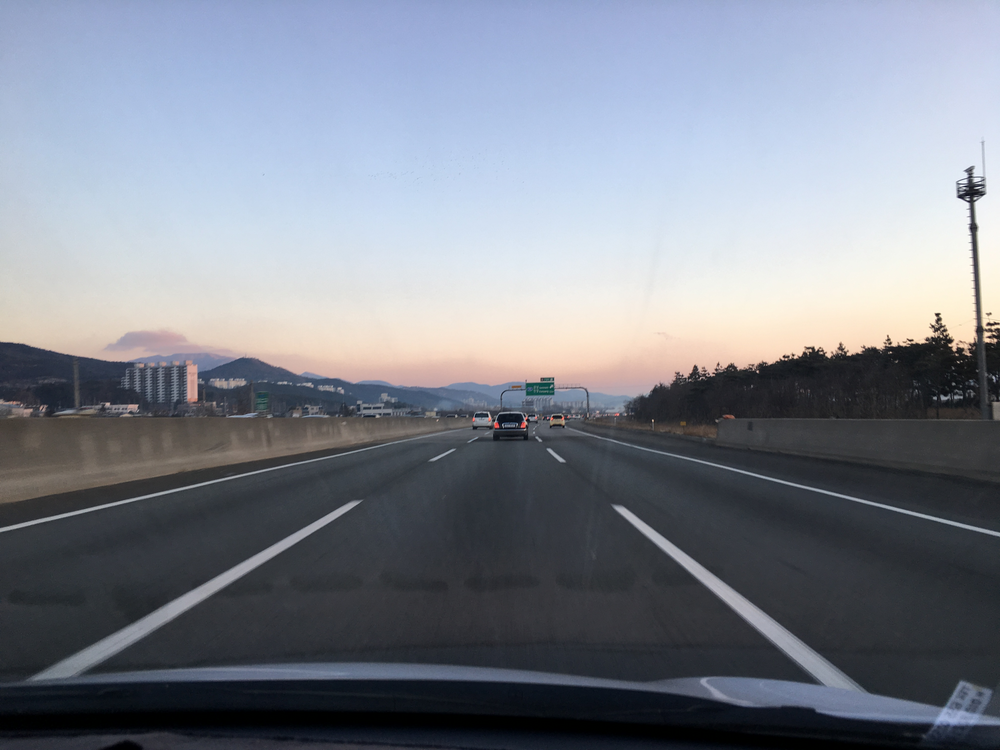
#> input picture code/IMAGE/expressway.jpg, 1000 x 750 px, given in place of the camera
$ python webcam.py
#> lines starting #> are read from the running program, lines starting #| are printed output that depends on the picture; after the words box and inside, x2 and y2 are one past the last pixel; in counts of white or black regions, pixels touching at a corner belong together
import cv2 as cv
import numpy as np
import matplotlib.pyplot as plt

#영상이나 웹캡을 캡쳐하기 위한 VideoCapture
web = cv.VideoCapture(1) #인자는 포트번호
status, frame = web.read()# 웹캠이나 영상일 경우 frame을 추출해서 사용
#> frame is the input picture: shape (750, 1000, 3); mean B, G, R 141.6, 130.9, 125.8

if not web.isOpened():#캠 연결상태 확인
    print("Not link cam")
    exit()

# [18 lines of commented-out code are left out]

while web.isOpened():
    status, frame = web.read() #연결상태 T/F, 캡쳐 이미지

    if status:
        target_img = frame.copy()
        img1_gray = cv.cvtColor(frame, cv.COLOR_RGB2GRAY)
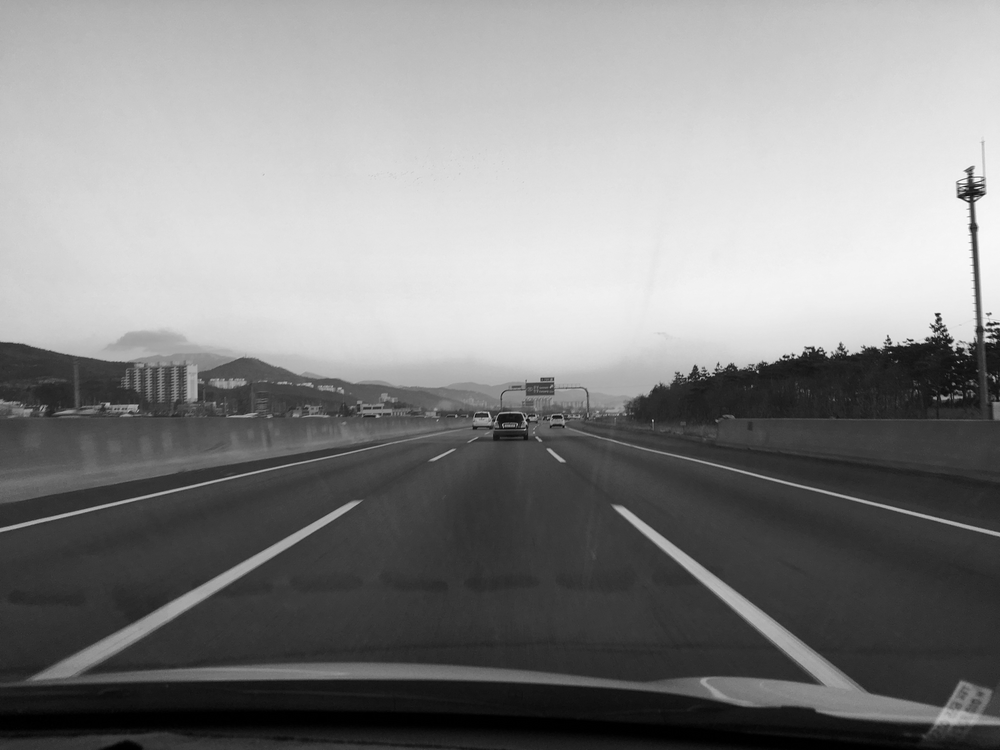
#> img1_gray: shape (750, 1000); min 0, max 255, mean 133.5
        rtn, img1_thr = cv.threshold(img1_gray, 127, 255, cv.THRESH_BINARY)
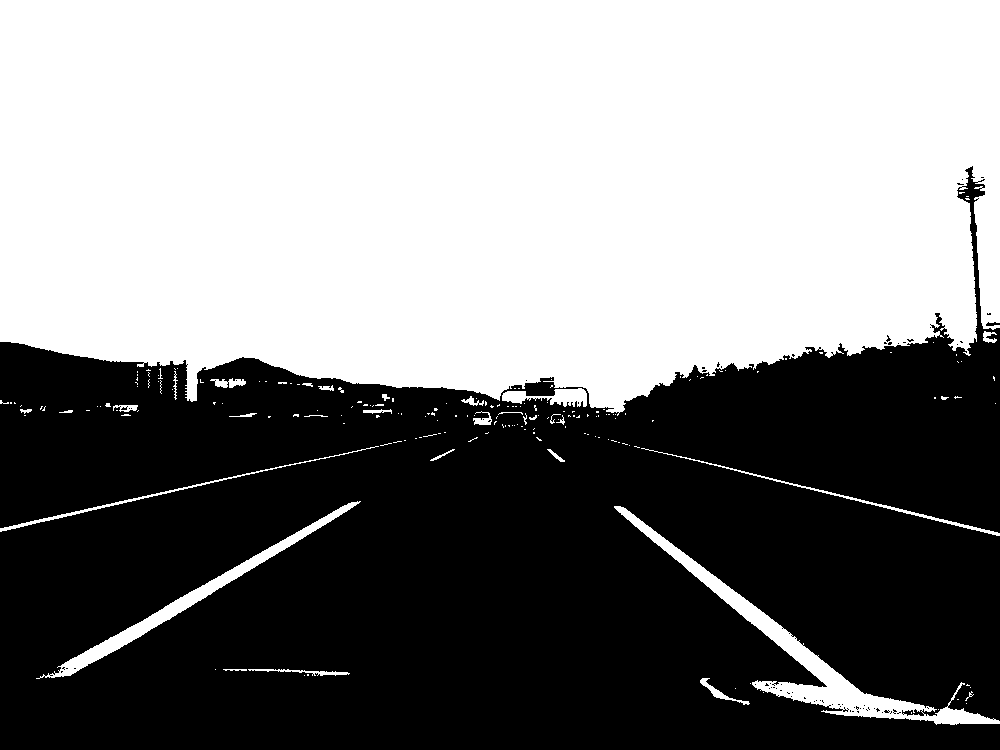
#> img1_thr: shape (750, 1000); 51.2% white; 71 black regions (69 under 20 px)
        contours, hierarchty = cv.findContours(img1_thr, cv.RETR_LIST, cv.CHAIN_APPROX_NONE)
#> contours = 310 contours, 286 with area under 20; largest, box (x1, y1, x2, y2) and area: (0, 0, 1000, 416) 365874, (614, 506, 1000, 725) 7425, (36, 501, 361, 679) 3467, (502, 388, 587, 407) 736, (641, 448, 1000, 536) 479

        COLOR = (0, 200, 0)
        # cv.drawContours(target_img, contours, -1, COLOR, 2)
        # cv.imshow('test1', frame)
        # cv.imshow('test2', target_img)
        cv.imshow("test3", img1_gray)

    if cv.waitKey(1) & 0xFF == ord('q'): #'q'로 종료
#> (key q is pressed here)
        break


web.release()
cv.destroyAllWindows()

$ run again, on code/IMAGE/lulu.jpg
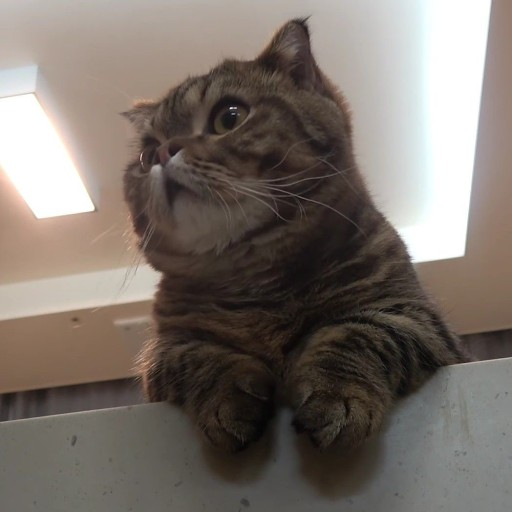
#> input picture code/IMAGE/lulu.jpg, 512 x 512 px, given in place of the camera
#> frame is the input picture: shape (512, 512, 3); mean B, G, R 105.4, 112.4, 121.5
#> `img1_gray = cv.cvtColor(frame, cv.COLOR_RGB2GRAY)`:
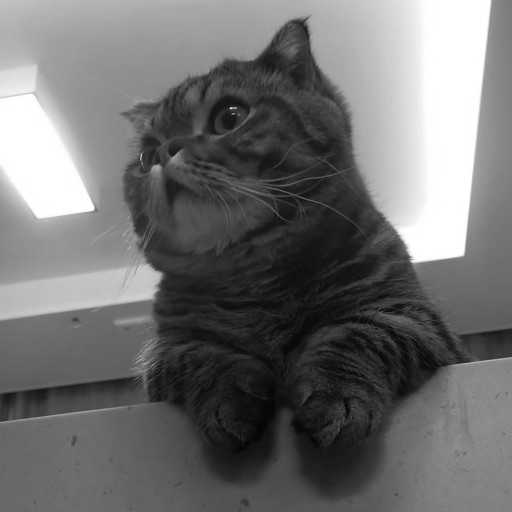
#> img1_gray: shape (512, 512); min 1, max 255, mean 111.3
#> `rtn, img1_thr = cv.threshold(img1_gray, 127, 255, cv.THRESH_BINARY)`:
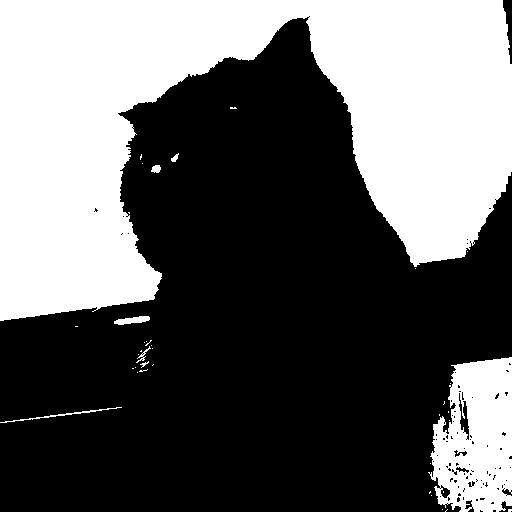
#> img1_thr: shape (512, 512); 39.3% white; 39 white regions (31 under 20 px)
#> contours = 145 contours, 133 with area under 20; largest, box (x1, y1, x2, y2) and area: (0, 0, 512, 321) 91825, (428, 357, 512, 512) 10035, (458, 392, 470, 441) 270, (114, 316, 150, 325) 162, (440, 484, 451, 499) 88
